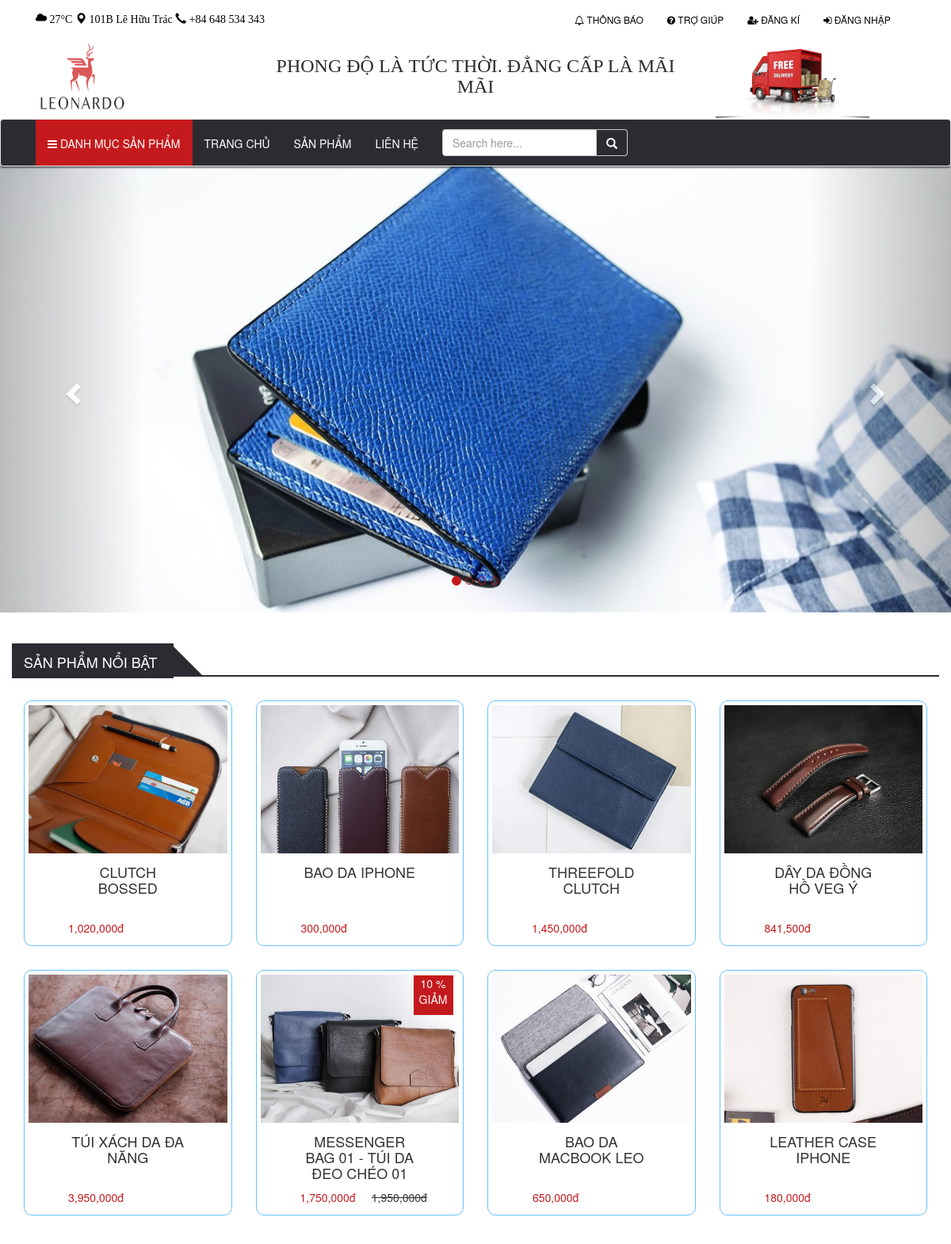
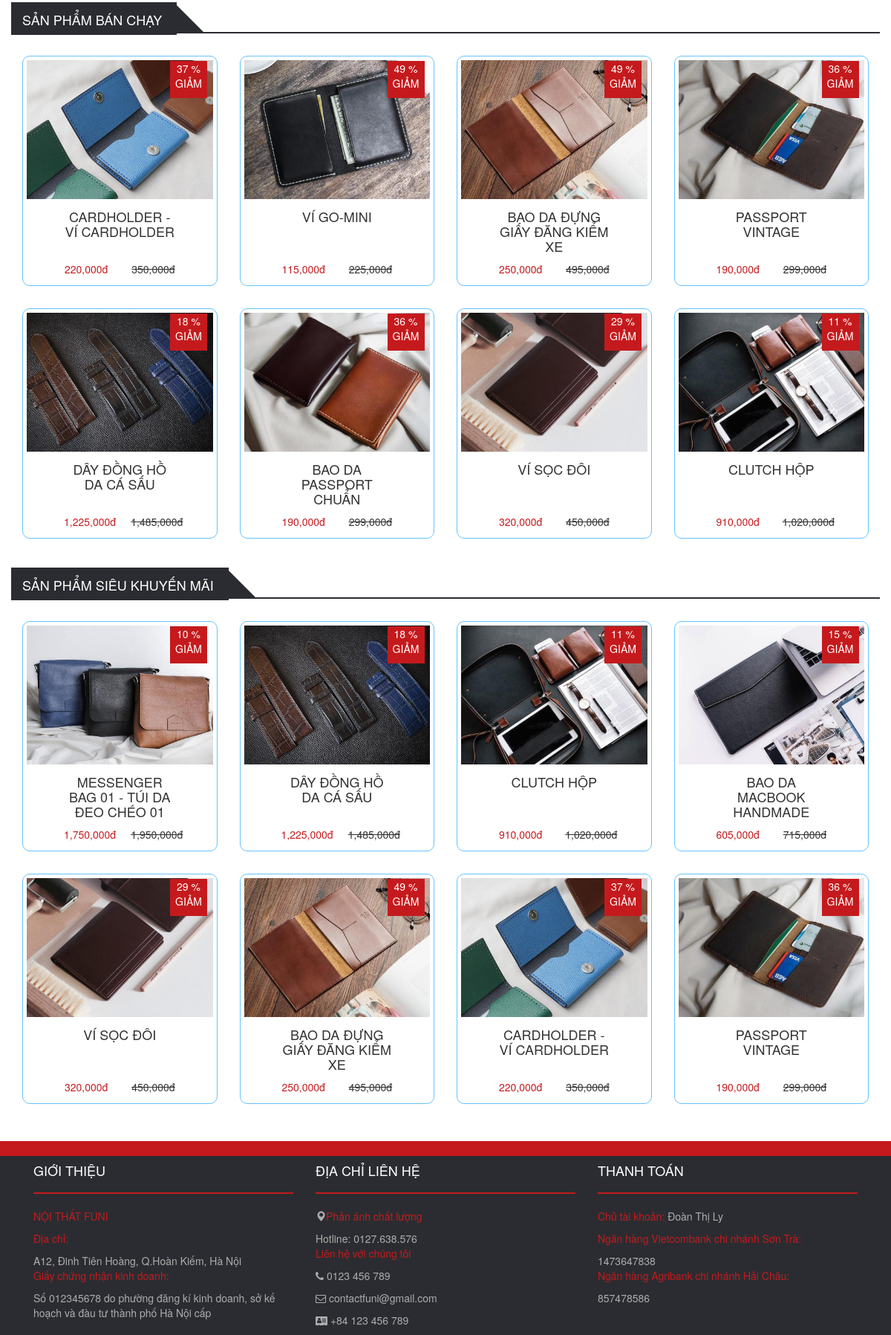
The app's page /home.php with its own data (2 pictures, top to bottom).
### tables this page shows
CREATE TABLE slides(
	slide_id INT(11) auto_increment PRIMARY KEY,
    img_url VARCHAR(255)
);

CREATE TABLE products(
	prod_id VARCHAR(10) PRIMARY KEY,
    prod_name VARCHAR(255),
    material VARCHAR(255),
    image nVARCHAR(500),
    price_in INT(11),
    price_out INT(11),
    date_add DATE,
    quantity INT(11),
    description text,
    cate_id VARCHAR(10),
    views int(11),
    status BOOLEAN,
    delete_at date,
    FOREIGN KEY (cate_id) REFERENCES categories (cate_id)
);

CREATE TABLE promotion(
	prod_id VARCHAR(10),
    new_price INT(11),
    date_start DATE,
    date_end DATE,
    FOREIGN KEY (prod_id) REFERENCES products (prod_id),
    PRIMARY KEY(prod_id,date_start)
);

### function.php (the view, shortened to what this page needs)
<?php
	class product
	{
		function showInfoProducthtml($prod_id, $name, $image, $price, $new_price){
			$show = "show";
			if ($new_price == '') {
				$show = "hidden";
				$percent = 0;
				$new_price = $price;
			} else {
				$percent = round(($price - $new_price)/($price/100), 0);
				$show = "show";
			}
			echo "
				<div class='col-lg-3 col-md-3 col-sm-6 col-xs-6'>
					<div class='product-item'>
						<div class='product-image'>
							<img src='$image'>
						</div>
						<div class='promotion text-center $show'>
							$percent %
							GIẢM
						</div>
						<div class='product-control text-center'>
							<button class='btn'>
								<a href='home.php?addProd_id=" . $prod_id . "'><i class = 'fa fa-cart-plus fa-lg' style='color: #FFF;'></i> Giỏ hàng
							</button>
							<button class='btn'>
								<a href='productDetail.php?prod_id=" . $prod_id . "'><i class = 'fa fa-eye' style='color: #FFF;'></i></a>
							</button>
						</div>
						<div class='caption text-center'>
							<div class='col-xs-12 prod_name'>
							<h4 class = 'text-uppercase'>$name</h4>
							</div>
							<div class='col-xs-6'>
							<span class='price float-left'>".number_format($new_price)."đ</span>
							</div>
							<div class='col-xs-6'>
							<s class='$show float-left'>". number_format($price). "đ</s>
							</div>
						</div>
					</div>
				</div>
			";
		}
		function showProduct($connect, $prod_id){
			if ($connect) {
				$sql = "SELECT products.prod_id, prod_name, material, image, price_in, price_out, date_add, quantity, description, cate_name, views, status, products.delete_at, new_price, date_start, date_end FROM products LEFT JOIN categories ON products.cate_id = categories.cate_id LEFT JOIN promotion ON products.prod_id = promotion.prod_id  WHERE products.prod_id = '$prod_id'";
				$result = $connect->query($sql);
				if ($result->num_rows > 0) {
					$row = $result->fetch_assoc();
					return $row;
				}
				return 0;
				}
		}
		function showProductHot($connect){
			if ($connect) {
				$sql = "SELECT * FROM products WHERE delete_at IS NULL ORDER BY views DESC LIMIT 8";
				$result = $connect->query($sql);
				if ($result->num_rows > 0) {
					while($row = $result->fetch_assoc()) {
							$info = $this->showProduct($connect, $row['prod_id']);
							$image = explode("|", $info['image']);
							$this->showInfoProducthtml($row['prod_id'], $info['prod_name'], $image[0], $info['price_out'], $info['new_price']);
					}
				}
			}
		}
		function showProductHotSell($connect){
			if ($connect) {
				$sql = "SELECT products.prod_id, SUM(ords_prods.quantity) FROM ords_prods, products WHERE products.prod_id = ords_prods.prod_id AND products.delete_at IS NULL GROUP BY(ords_prods.prod_id) ORDER BY SUM(ords_prods.quantity) DESC LIMIT 8;";
				$result = $connect->query($sql);
				if ($result->num_rows > 0) {
					while($row = $result->fetch_assoc()) {
						$info = $this->showProduct($connect, $row['prod_id']);
					}
				}
			}
		}
		function showProductPromotion($connect){
			if ($connect) {
				$sql = "SELECT * FROM promotion, products WHERE products.prod_id = promotion.prod_id AND products.delete_at IS NULL  ORDER BY new_price DESC LIMIT 8";
				$result = $connect->query($sql);
				if ($result->num_rows > 0) {
					while($row = $result->fetch_assoc()) {
						$info = $this->showProduct($connect, $row['prod_id']);
					}
				}
			}
		}
	}
	function showSlide($connect){
		if ($connect) {
			$sql = "SELECT * FROM slides";
			$result = $connect->query($sql);
			if ($result->num_rows > 0) {
				$count = 1;
			while($row = $result->fetch_assoc()) {
					if ($count == 1) {
						$active = "active";
					}else $active = "";
					echo "
						<div class='item $active'>
					        <img src='".$row['img_url']."' style='width:100%;'>
					    </div>
					";
					$count++;
				}
			}
		}
	}
?>

### home.php (shortened to what this page needs)
<?php
	include "function.php";
   ?>
<!DOCTYPE html>
<html>
<head>
  <link rel="stylesheet" href="https://maxcdn.bootstrapcdn.com/bootstrap/3.3.7/css/bootstrap.min.css">
  <link rel="stylesheet" href="https://cdnjs.cloudflare.com/ajax/libs/font-awesome/4.7.0/css/font-awesome.min.css">
  <link rel="stylesheet" type="text/css" href="style.css">
</head>
<body>
	<?php
		include "header.php";
	 ?>
	<div class="content">
	  <div id="myCarousel" class="carousel slide" data-ride="carousel">
	    <ol class="carousel-indicators">
	      <li data-target="#myCarousel" data-slide-to="0" class="active"></li>
	      <li data-target="#myCarousel" data-slide-to="1"></li>
	      <li data-target="#myCarousel" data-slide-to="2"></li>
	      <li data-target="#myCarousel" data-slide-to="3"></li>
	    </ol>
	    <div class="carousel-inner">
	      <?php showSlide($connect); ?>
	    </div>
	    <a class="left carousel-control" href="#myCarousel" data-slide="prev">
	      <span class="glyphicon glyphicon-chevron-left"></span>
	    </a>
	    <a class="right carousel-control" href="#myCarousel" data-slide="next">
	      <span class="glyphicon glyphicon-chevron-right"></span>
	    </a>
		</div>
		<div class="container">
			<div class="productHot">
				<div class="row">
					<div class="solugan">
						<div class="box-product-head">
							<span class="box-title">
								SẢN PHẨM NỔI BẬT
							</span>
							<span class="af-ter">
							</span>
						</div>
					</div>
					<?php
						$prod = new product();
						$prod->showProductHot($connect);
					?>
				</div>
			</div>
			<div class="productHotSell">
				<div class="row">
					<div class="solugan">
						<div class="box-product-head">
							<span class="box-title">
								SẢN PHẨM BÁN CHẠY
							</span>
							<span class="af-ter">
							</span>
						</div>
					</div>
					<?php
						$prod = new product();
						$prod->showProductHotSell($connect);
					?>
				</div>
			</div>
			<div class="productPromotion">
				<div class="row">
					<div class="solugan">
						<div class="box-product-head">
							<span class="box-title">
								SẢN PHẨM SIÊU KHUYẾN MÃI
							</span>
							<span class="af-ter">
							</span>
						</div>
					</div>
					<?php
						$prod = new product();
						$prod->showProductPromotion($connect);
					?>
				</div>
			</div>
		</div>
	</div>
	<?php include "footer.php" ?>
</body>
</html>

### header.php (shortened to what this page needs)
<!DOCTYPE html>
<html lang="en">
<head>
  <link rel="stylesheet" href="https://maxcdn.bootstrapcdn.com/bootstrap/3.3.7/css/bootstrap.min.css">
  <link rel="stylesheet" href="https://cdnjs.cloudflare.com/ajax/libs/font-awesome/4.7.0/css/font-awesome.min.css">
  <link rel="stylesheet" type="text/css" href="style.css">
</head>
<body>
<?php
  $showDangki_Dangnhap = "show";
  $showUsername = "hidden";
 ?>
<div id="header">
      <div class="header-top">
        <div class="container">
          <div class="header-left col-lg-5 col-md-5 col-sm-6 col-xs-6">
            <div class="info">
              <span>
              <i class="glyphicon glyphicon-cloud"></i>
              27°C
              </span>
              <span>
                <i class="glyphicon glyphicon-map-marker"></i>
                101B Lê Hữu Trác
              </span>
              <span>
                <i class="glyphicon glyphicon-earphone"></i>
                +84 648 534 343
              </span>
            </div>
          </div>
          <div class="header-right col-lg-5 col-md-6 col-sm-6 col-xs-6">
            <ul class="nav navbar-nav" id="header-right">
              <li>
                <a href="" data-toggle="modal" data-target="#dangki"><span><i class="fa fa-bell-o "></i></span> THÔNG BÁO </a>
              </li>
              <li>
                <a href="" data-toggle="modal" data-target="#dangki">
                  <span>
                    <i class="fa fa-question-circle  "></i>
                  </span>TRỢ GIÚP
                </a>
              </li>
              <li class="<?php echo $showDangki_Dangnhap?>">
                <a href="" data-toggle="modal" data-target="#dangki">
                  <span>
                    <i class="fa fa-user-plus "></i>
                  </span> ĐĂNG KÍ
                </a>
              </li>
              <li class="<?php echo $showDangki_Dangnhap?>">
                <a href="" data-toggle="modal" data-target="#dangnhap">
                  <span>
                    <i class="fa fa-sign-in"></i>
                  </span> ĐĂNG NHẬP
                </a>
              </li>
              <li><a href="cart.php"><span><i class="fa fa-shopping-cart fa-2x <?php echo $showUsername;?>"><sup><?php echo $_SESSION['totalQuantity']; ?></sup></i></span></a></li>
            </ul>
          </div>
        </div>
      </div>
      <div class="header-content">
        <div class="container">
          <div class="col-lg-3 col-md-3 col-sm-3 col-xs-6 logo">
            <img src="Image/logo.png" width="120px" height="100px">
          </div>
          <div class="solugan col-lg-6 col-md-6 col-sm-6 col-xs-6">
            <h3>PHONG ĐỘ LÀ TỨC THỜI. ĐẲNG CẤP LÀ MÃI MÃI</h3>
          </div>
          <div class="col-lg-3 col-md-3 col-sm-3 col-xs-0 ship" style="float: left;">
            <img src="Image/ship.png" width="200px" height="100px">
          </div>
        </div>
      </div>
      <div class="header-menu text-uppercase" id="myMenu">
        <nav class="navbar navbar-default">
          <div class="container">
            <div class="collapse navbar-collapse" id="myNavbar">
              <ul class="nav navbar-nav">
                <li class="dropdown ">
                  <a href="#" id="category" class="dropdown-toggle" data-toggle="dropdown"><span class="fa fa-bars "></span>  DANH MỤC SẢN PHẨM</a>
                </li>
                <li class="<?php if (isset($page) && $page == 'home' ) {
                  echo "active"; } ?>"><a href="home.php">TRANG CHỦ</span></a></li>
                <li class="<?php if (isset($page) && $page == 'product' ) {
                  echo "active"; } ?>"><a href="product.php">SẢN PHẨM </a></li>
                <li><a href="#">LIÊN HỆ </span></a></li>
                <li>
                <form method="post" class="navbar-form">
                  <div class="input-group search-box">
                    <input type="text" class="form-control" placeholder="Search here...">
                    <span class="input-group-addon btn btn-primary"> <i class="glyphicon glyphicon-search"></i> </span>
                  </div>
                </form>
              </li>
              </ul>
            </div>
          </div>
        </nav>
      </div>
</div>
</body>
</html>

### footer.php (shortened to what this page needs)
<!DOCTYPE html>
<html>
<head>
	<link rel="stylesheet" type="text/css" href="style.css">
</head>
<body>
	<div class="before-footer">
	</div>
	<div class="footer">
		<div class="container">
			<div class="col-lg-4 col-md-4 col-sm-6 col-xs-6">
				<h4>GIỚI THIỆU</h4>
				<hr>
				<p class="title">NỘI THẤT FUNI</p>
				<p class="title">Địa chỉ: </p><span>A12, Đinh Tiên Hoàng, Q.Hoàn Kiếm, Hà Nội</span>
				<p class="title">Giấy chứng nhận kinh doanh: </p><span>Số 012345678 do phường đăng kí kinh doanh, sở kế hoạch và đàu tư thành phố Hà Nội cấp</span>
			</div>
			<div class="col-lg-4 col-md-4 col-sm-6 col-xs-6">
				<h4>ĐỊA CHỈ LIÊN HỆ</h4>
				<hr>
				<p class="title"><span><i class="glyphicon glyphicon-map-marker"></i></span>Phản ánh chất lượng</p><span><a href="#">Hotline: 0127.638.576</a></span> <br>
				<p class="title">Liên hệ với chúng tôi </p>
				<p><a href="#"><span><i class="fa fa-phone"></i></span> 0123 456 789</a></p>
				<p><a href="#"><span><i class="fa fa-envelope-o "></i></span> contactfuni@gmail.com</a></p>
				<p><a href="#"><span><i class="fa fa-address-card "></i></span> +84 123 456 789</a></p>
			</div>
			<div class="col-lg-4 col-md-4 col-sm-6 col-xs-6">
				<h4>THANH TOÁN</h4>
				<hr>
				<p class="title">Chủ tài khoản: <span>Đoàn Thị Ly</span></p>
				<p class="title">Ngân hàng Vietcombank chi nhánh Sơn Trà: </p><span>1473647838</span>
				<p class="title">Ngân hàng Agribank chi nhánh Hải Châu: </p><span>857478586</span>
			</div>
		</div>
	</div>
</body>
</html>

### style.css (style rules this page uses)
.btn { background: #2b2c31; color: #FFFFFF; }
#header { height: 132px; width: 100%; z-index:999; left:0; top:0; position: absolute; }
.header-top { height: 50px; }
.header-top .header-left { color: black; font-family:'Montserrat'; }
.header-top li { height: 100%; }
.header-menu .navbar { height: 60px; background: #2b2c31; box-shadow: 0 2px 2px 0px rgba(0,0,0,0.5); }
.navbar .navbar-nav li a { height: 58px; line-height: 30px; }
.navbar-default { background-color: black; }
.header-left { float: left; height: 50px; line-height: 50px; color: #111; }
.header-left .info { height: 100%; line-height: 100%; }
.header-right li a { color: #11111; }
.header-right a { color: black; font-size: 12px; }
.header-right { float: right; line-height: 50px; height: 50px; }
.info { margin-top: 15px; }
.header-menu .navbar-nav li { color: #111111; font-weight: 5px; }
.header-menu .navbar-nav { background: #2b2c31; }
.search-box { clear: both; }
.navbar-default .navbar-nav>li>a { color: #fff; }
#category { background: #c51a1d; }
.search-box { margin-top: 4px; }
.solugan h3 { text-align: center; font-family: Ubunu; color: #2b2c31; }
.content { margin-top: 210px; }
.product-item { border: 1px solid #66c2ff; border-radius: 10px; padding: 5px 5px 5px 5px; height: 310px; margin-top: 30px; }
.product-item .promotion { width: 50px; height: 50px; background: #c51a1d; color: #FFFFFF; position: absolute; top: 37px; left: 214px; }
.product-control { height: 34px; margin-top: -45px; }
.box-product-head { height: 31px; border-bottom: 2px solid #2b2c31; }
.box-product-head .box-title { color: #fff; border-bottom: 0px solid #ff3300; font-size: 18px; padding: 10px 20px 8px 15px; background: #2b2c31; }
.box-product-head > span.af-ter { border: 19px solid #2b2c31; border-right-color: transparent; border-top-color: transparent; height: 30px; position: absolute; width: 30px; margin-top: -7px; }
.product-item .product-image img { width: 100%; height: 100%; }
.caption { padding-top: 10px; padding-bottom: 10px; }
.caption .prod_name { height: 80px; }
.caption .price { color: #c51a1d; }
.productHot, .productHotSell { margin-top: 50px; }
.productPromotion { margin-top: 50px; margin-bottom: 50px; }
#myCarousel ol.carousel-indicators li { border: 1px solid #c51a1d; }
#myCarousel ol.carousel-indicators .active { background: #c51a1d; }
.caption { padding: 15px 35px; }
.before-footer { height: 20px; background: #c51a1d; }
.footer { background: #2b2c31; }
.footer a { color: #adadad; text-decoration: none; }
.footer h4 { color: #ffff; }
.footer span { color: #adadad; }
.footer hr { border: 1px solid #c51a1d; }
.title { color: #c51a1d; font-weight: 5px; }

### records on screen
slides: img_url (picture)
products: shows a picture, prod_name "CLUTCH BOSSED", price_out "1,020,000"
products: shows a picture, prod_name "BAO DA IPHONE", price_out "300,000"
products: shows a picture, prod_name "THREEFOLD CLUTCH", price_out "1,450,000"
products: shows a picture, prod_name "DÂY DA ĐỒNG HỒ VEG Ý", price_out "841,500"
products: shows a picture, prod_name "TÚI XÁCH DA ĐA NĂNG", price_out "3,950,000"
products: price_out.new_price "10", prod_name "MESSENGER BAG 01 - TÚI DA ĐEO CHÉO 01", promotion.new_price "1,750,000", price_out "1,950,000"
products: shows a picture, prod_name "BAO DA MACBOOK LEO", price_out "650,000"
products: shows a picture, prod_name "LEATHER CASE IPHONE", price_out "180,000"
products: price_out.new_price "37", prod_name "CARDHOLDER - VÍ CARDHOLDER", promotion.new_price "220,000", price_out "350,000"
products: shows a picture, price_out.new_price "49", prod_name "VÍ GO-MINI", promotion.new_price "115,000", price_out "225,000"
products: price_out.new_price "49", prod_name "BAO DA ĐỰNG GIẤY ĐĂNG KIỂM XE", promotion.new_price "250,000", price_out "495,000"
products: price_out.new_price "36", prod_name "PASSPORT VINTAGE", promotion.new_price "190,000", price_out "299,000"
products: price_out.new_price "18", prod_name "DÂY ĐỒNG HỒ DA CÁ SẤU", promotion.new_price "1,225,000", price_out "1,485,000"
products: shows a picture, price_out.new_price "36", prod_name "BAO DA PASSPORT CHUẨN", promotion.new_price "190,000", price_out "299,000"
products: price_out.new_price "29", prod_name "VÍ SỌC ĐÔI", promotion.new_price "320,000", price_out "450,000"
products: price_out.new_price "11", prod_name "CLUTCH HỘP", promotion.new_price "910,000", price_out "1,020,000"
promotion: percent "10", prod.prod_name "MESSENGER BAG 01 - TÚI DA ĐEO CHÉO 01", new_price "1,750,000", prod.price_out "1,950,000"
promotion: percent "18", prod.prod_name "DÂY ĐỒNG HỒ DA CÁ SẤU", new_price "1,225,000", prod.price_out "1,485,000"
promotion: percent "11", prod.prod_name "CLUTCH HỘP", new_price "910,000", prod.price_out "1,020,000"
promotion: shows a picture, percent "15", prod.prod_name "BAO DA MACBOOK HANDMADE", new_price "605,000", prod.price_out "715,000"
promotion: percent "29", prod.prod_name "VÍ SỌC ĐÔI", new_price "320,000", prod.price_out "450,000"
promotion: percent "49", prod.prod_name "BAO DA ĐỰNG GIẤY ĐĂNG KIỂM XE", new_price "250,000", prod.price_out "495,000"
promotion: percent "37", prod.prod_name "CARDHOLDER - VÍ CARDHOLDER", new_price "220,000", prod.price_out "350,000"
promotion: percent "36", prod.prod_name "PASSPORT VINTAGE", new_price "190,000", prod.price_out "299,000"
